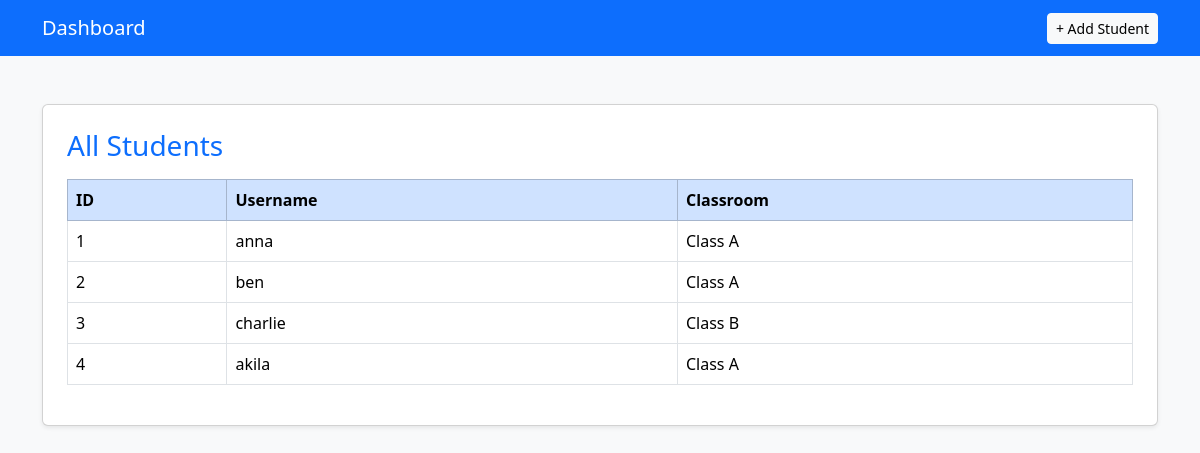
The app's page /students/ (signed in) with its own data.
### core/models.py (models this page shows, shortened)
class StudentProfile(models.Model):
    user = models.OneToOneField(User, on_delete=models.CASCADE, related_name='student_profile')
    classroom = models.ForeignKey(ClassRoom, on_delete=models.CASCADE)

class User(AbstractUser):
    ADMIN = 'admin'
    TEACHER = 'teacher'
    STUDENT = 'student'
    PARENT = 'parent'
    ROLE_CHOICES = [
        (ADMIN, 'Admin'),
        (TEACHER, 'Teacher'),
        (STUDENT, 'Student'),
        (PARENT, 'Parent'),
    ]
    role = models.CharField(max_length=20, choices=ROLE_CHOICES, default=STUDENT)

class ClassRoom(models.Model):
    name = models.CharField(max_length=100)

### core/views.py (the view)
# urls.py: path('students/', views.students_list, name='students_list'),
@login_required
def students_list(request):
    students = StudentProfile.objects.all()
    return render(request, 'core/students_list.html', {'students': students})

### core/templates/core/students_list.html (shortened to what this page needs)
{% load static %}
<!DOCTYPE html>
<html lang="en">
<head>
    <link href="https://cdn.jsdelivr.net/npm/bootstrap@5.3.3/dist/css/bootstrap.min.css" rel="stylesheet">
</head>
<body class="bg-light">
<nav class="navbar navbar-expand-lg navbar-dark bg-primary">
    <div class="container">
        <a class="navbar-brand" href="{% url 'dashboard' %}">Dashboard</a>
        <a href="{% url 'add_student' %}" class="btn btn-light btn-sm ms-3">+ Add Student</a>
    </div>
</nav>
<div class="container mt-5">
    <div class="card shadow-sm p-4">
        <h3 class="text-primary mb-3">All Students</h3>
        <table class="table table-bordered table-hover">
            <thead class="table-primary">
                <tr>
                    <th>ID</th>
                    <th>Username</th>
                    <th>Classroom</th>
                </tr>
            </thead>
            <tbody>
                {% for s in students %}
                <tr>
                    <td>{{ s.id }}</td>
                    <td>{{ s.user.username }}</td>
                    <td>{{ s.classroom.name }}</td>
                </tr>
                {% empty %}
                <tr><td colspan="3" class="text-center text-muted">No students found</td></tr>
                {% endfor %}
            </tbody>
        </table>
    </div>
</div>
</body>
</html>

### records on screen
StudentProfile: id "1", user.username "anna", classroom.name "Class A"
StudentProfile: id "2", user.username "ben", classroom.name "Class A"
StudentProfile: id "3", user.username "charlie", classroom.name "Class B"
StudentProfile: id "4", user.username "akila", classroom.name "Class A"
